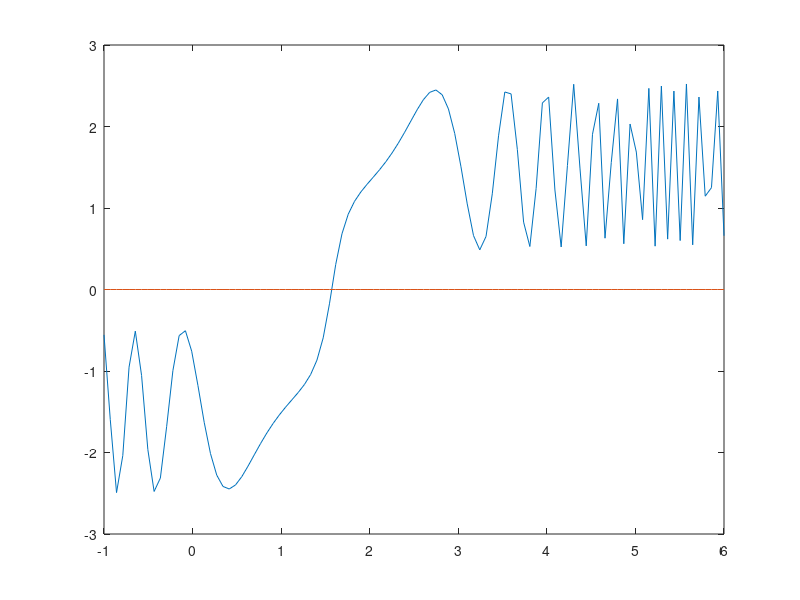

MATLAB code for this plot: (Note: this script raises an error after producing the figure.)
clear
clc
close all

% definisco la funzione e il suo intervallo
f = @(x) atan(7*(x - pi/2)) + sin((x - pi/2).^3);
a = -1;
b = 6;
x = linspace(a, b, 100);

%% 1

% plotto nell'intervallo
plot(x, f(x), x, 0*x)
% visivamente la derivata non si annulla nello zero

%% 2

alpha = pi/2;

% derivo la funzione e ne valuto la derivata nello zero
df = @(x) 7/(49/4 * (pi - 2*x).^2 + 1) + cos((x - pi/2).^3) * 3 * (x - pi/2).^2;
df(alpha)
% conferma analitica che la derivata prima è diversa da 1, zero semplice

% definisco tolleranza e un numero di iterazioni massimo
toll = 1e-3;
nmax = 1000;

% applico newton con guess iniziale x0 = 1.5
x0 = 1.5;
[xvectN1, itN1] = newton(x0, nmax, toll, f, df, 1);
[p1, c1] = stimap(xvectN1);

% applico newton con guess iniziale x0 = 4
x0 = 4;
[xvectN2, itN2] = newton(x0, nmax, toll, f, df, 1);
[p4, c4] = stimap(xvectN2);

err_ass_N1 = alpha - xvectN1(end);
err_ass_N2 = alpha - xvectN2(end);
% con il secondo valore di x0 siamo troppo lontani e newton non converge! 

%% 3

% definisco la nuova tolleranza e calcolo con bisezione sull'intervallo
toll = (b - a)/2^31;
[xvectB, itB] = bisez(a, b, toll, f);

err_ass_B = alpha - xvectB(end);

%% 4

% implementiamo la funzione che esegue qualche iterazione di bisezione per
% avvicinarsi a sufficienza allo zero per poi usare il risultato ottenuto
% come stima iniziale per newton
% vedi file biseznewton.m

%% 5

% calcolo con il metodo bisezione + newton
iterBisez = 5;
[xvectBN, itBN] = biseznewton(a, b, iterBisez, nmax, toll, f, df);